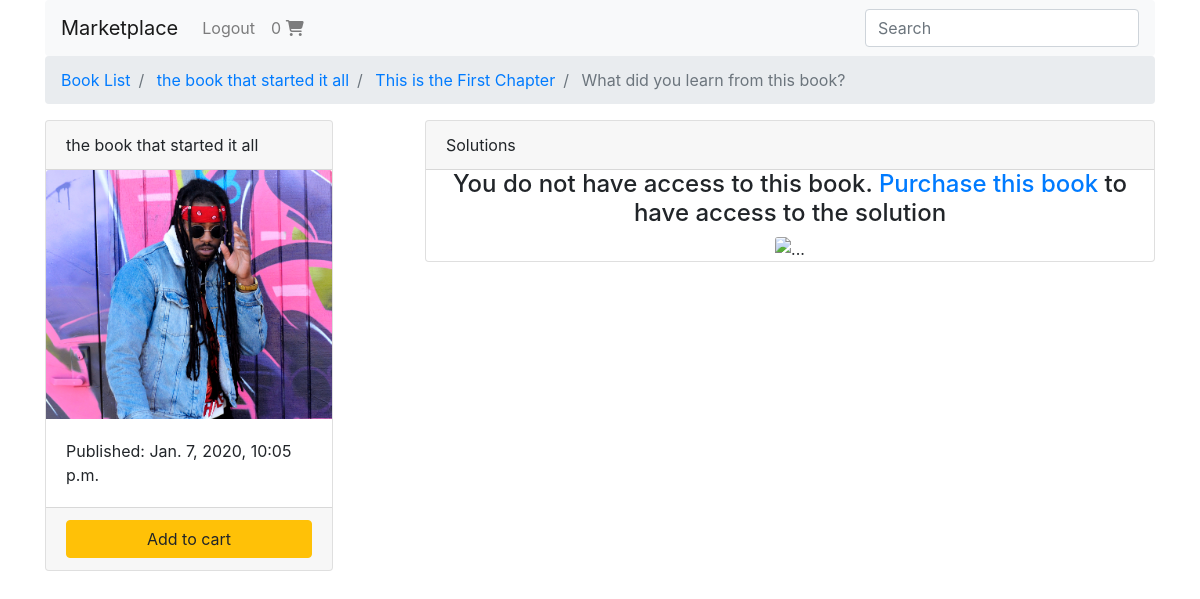
/test-product/1/1/ (signed in), run on the app's committed database.
### shopping_cart/models.py (models this page shows, shortened)
class Order(models.Model):
    user = models.ForeignKey(settings.AUTH_USER_MODEL,
                             on_delete=models.CASCADE)
    is_ordered = models.BooleanField(default=False)
    items = models.ManyToManyField(OrderItem)
    ref_code = models.CharField(max_length=50)

### books/models.py (models this page shows, shortened)
class Exercise(models.Model):
    chapter = models.ForeignKey(Chapter, on_delete=models.CASCADE)
    exercise_number = models.IntegerField()
    page_number = models.IntegerField()
    title = models.CharField(max_length=100)

class Chapter(models.Model):
    book = models.ForeignKey(Book, on_delete=models.CASCADE)
    chapter_number = models.IntegerField()
    title = models.CharField(max_length=100)
    def get_absolute_url(self):
        return reverse("books:chapter-detail", kwargs={
            'book_slug': self.book.slug,
            'chapter_number': self.chapter_number
        })

class Book(models.Model):
    authors = models.ManyToManyField(Author)
    title = models.CharField(max_length=100)
    publication_date = models.DateTimeField()
    isbn = models.CharField(max_length=16)
    slug = models.SlugField()
    cover = models.ImageField()
    price = models.FloatField()
    def get_absolute_url(self):
        return reverse("books:book-detail", kwargs={
            'slug': self.slug
        })

### books/views.py (the view)
# urls.py: path('<book_slug>/<int:chapter_number>/<int:exercise_number>/', exercise_detail, name='exercise-detail'),
def exercise_detail(request, book_slug, chapter_number, exercise_number):
    exercise_qs = Exercise.objects \
        .filter(chapter__book__slug=book_slug) \
        .filter(chapter__chapter_number=chapter_number) \
        .filter(exercise_number=exercise_number)
    exercise = exercise_qs[0]
    book_status = check_book_relationship(request, exercise.chapter.book)
    if exercise_qs.exists():
        context = {
            'exercise': exercise,
            'book_status': book_status
        }
        return render(request, "exercise_detail.html", context)
    return Http404

### books/views.py (called while the page is built)
def check_book_relationship(request, book):
    if book in request.user.userlibrary.books.all():
        return OWNED
    order_qs = Order.objects.filter(user=request.user)
    if order_qs.exists():
        order = order_qs[0]
        order_item_qs = OrderItem.objects.filter(book=book)
        if order_item_qs.exists():
            order_item = order_item_qs[0]
            if order_item in order.items.all():
                return IN_CART
    return NOT_IN_CART

### shopping_cart/templatetags/cart_template_tags.py (called while the page is built)
@register.filter
def cart_item_count(user):
    if user.is_authenticated:
        qs = Order.objects.filter(user=user, is_ordered=False)
        if qs.exists():
            return qs[0].items.count()
    return 0

### templates/exercise_detail.html
{% extends "base.html" %}
{% load static %}
{% block breadcrumb %}
    <li class="breadcrumb-item" aria-current="page">
        <a href="{% url 'books:book-list' %}">Book List</a>
    </li>
    <li class="breadcrumb-item" aria-current="page">
        <a href="{{ exercise.chapter.book.get_absolute_url }}">
            {{ exercise.chapter.book.title }}
        </a>
    </li>
    <li class="breadcrumb-item" aria-current="page">
        <a href="{{ exercise.chapter.get_absolute_url }}">
            {{ exercise.chapter.title }}
        </a>
    </li>
    <li class="breadcrumb-item active" aria-current="page">
        {{ exercise.title }}
    </li>
{% endblock breadcrumb %}
{% block content %}
<div class="row">
    <main class="col-md-4">
        {% include "book_snippet.html" with book=exercise.chapter.book %}
    </main>
    <aside class="col-md-8">
    <div class="card">
        <div class="card-header">
            Solutions
        </div>
        {% if book_status == 'owned' %}
        {% for solution in exercise.solution_set.all %}
        <div class="accordion" id="toggle-{{ solution.solution_number }}">
            <div class="card">
                <div class="card-header" id="heading-{{ solution.solution_number }}">
                <h2 class="mb-0">
                    <button class="btn btn-link" type="button" data-toggle="collapse" data-target="#collapse-{{ solution.solution_number }}" aria-expanded="true" aria-controls="collapse-{{ solution.solution_number }}">
                        Solution {{ solution.solution_number }}
                    </button>
                </h2>
                </div>
                <div id="collapse-{{ solution.solution_number }}" class="collapse" aria-labelledby="heading-{{ solution.solution_number }}" data-parent="#toggle-{{ solution.solution_number }}">
                <div class="card-body">
                    <img src="{{ solution.image.url }}" class="card-img-top" alt="...">
                </div>
                </div>
            </div>
        </div>
        {% endfor %}
        {% else %}
        <div class="text-center">
            <h4>You do not have access to this book.
                <a href="#">
                    Purchase this book
                </a>
                 to have access to the solution
            </h4>
            <img src="{% static 'images/lock.png' %}" class="card-img-top" alt="...">
        </div>
        {% endif %}
    </div>
    </aside>
</div>
{% endblock content %}

### templates/navbar.html (shortened to what this page needs)
{% load cart_template_tags %}
<nav class="navbar navbar-expand-lg navbar-light bg-light rounded">
  <a class="navbar-brand" href="{% url 'books:book-list' %}">Marketplace</a>
  <div class="collapse navbar-collapse" id="navbarsExample09">
    <ul class="navbar-nav mr-auto">
      {% if request.user.is_authenticated %}
      <li class="nav-item">
        <a class="nav-link" href="{% url 'account_logout' %}">
          Logout
        </a>
      </li>
      <li class="nav-item">
        <a class="nav-link" href="{% url 'cart:order-summary' %}">
          {{ request.user|cart_item_count }}
          <i class="fas fa-shopping-cart"></i>
        </a>
      </li>
      {% endif %}
    </ul>
    <form class="form-inline my-2 my-md-0">
      <input
        class="form-control"
        type="text"
        placeholder="Search"
        aria-label="Search"
      />
    </form>
  </div>
</nav>

### templates/book_snippet.html
<div class="card" style="width: 18rem;">
  <div class="card-header">{{ book.title }}</div>
  <img src="{{ book.cover.url }}" class="card-img-top" alt="..." />
  <div class="card-body">
    <p class="card-text">Published: {{ book.publication_date }}</p>
  </div>
  {% if book_status != 'owned' %}
  <div class="card-footer">
    {% if book_status == 'in_cart' %}
    <a
      href="{% url 'cart:remove-from-cart' book.slug %}"
      class="btn btn-default btn-block"
    >
      Remove from cart
    </a>
    {% else %}
    <a
      href="{% url 'cart:add-to-cart' book.slug %}"
      class="btn btn-warning btn-block"
    >
      Add to cart
    </a>
    {% endif %}
  </div>
  {% endif %}
</div>

### data on the page
Exercise: chapter.book "the book that started it all", chapter "This is the First Chapter", title "What did you learn from this book?"
Book: title "the book that started it all", cover (picture), publication_date "Jan. 7, 2020, 10:05 p.m."

### other printed values
{{ request.user|cart_item_count }} "0"
